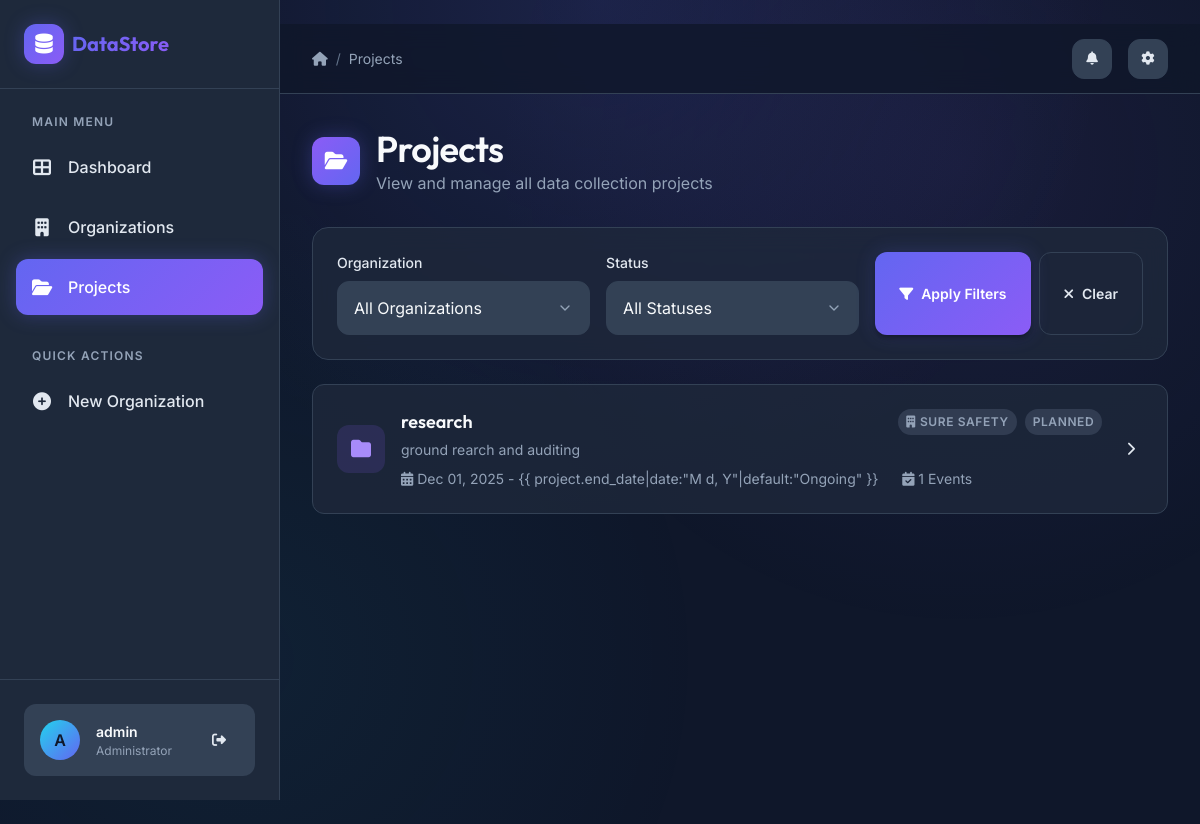
Page /projects/ (signed in) on the committed database.
### apps/projects/models.py (models this page shows, shortened)
class Project(models.Model):
    STATUS_CHOICES = [
        ('ongoing', 'Ongoing'),
        ('completed', 'Completed'),
        ('planned', 'Planned'),
    ]
    organization = models.ForeignKey(Organization, on_delete=models.CASCADE, related_name="projects")
    name = models.CharField(max_length=255)
    description = models.TextField(blank=True)
    status = models.CharField(max_length=20, choices=STATUS_CHOICES, default='planned')
    team_members = models.TextField(blank=True, help_text="Comma separated names")
    start_date = models.DateField(null=True, blank=True)
    end_date = models.DateField(null=True, blank=True)

### apps/organizations/models.py (models this page shows, shortened)
class Organization(models.Model):
    name = models.CharField(max_length=255, unique=True)
    description = models.TextField(blank=True)
    contact_email = models.EmailField(blank=True, null=True)
    created_at = models.DateTimeField(auto_now_add=True)

### apps/projects/views.py (the view)
# urls.py: path('', views.project_list, name='project_list'),
@login_required
def project_list(request):
    projects_qs = Project.objects.select_related("organization").all()
    status = request.GET.get("status", "")
    org_id = request.GET.get("organization", "")
    if status:
        projects_qs = projects_qs.filter(status=status)
    if org_id:
        projects_qs = projects_qs.filter(organization_id=org_id)
    paginator = Paginator(projects_qs, 10)
    page_number = request.GET.get("page")
    projects = paginator.get_page(page_number)
    organizations = Organization.objects.all()
    context = {
        "projects": projects,
        "organizations": organizations,
        "current_status": status,   # string (e.g. "ongoing")
        "current_org": org_id,       # string (e.g. "3")
    }
    return render(request, "projects/list.html", context)

### apps/projects/templates/projects/list.html (shortened to what this page needs)
﻿{% extends 'base.html' %}
{% block breadcrumb %}
<a href="{% url 'project_list' %}" class="breadcrumb-item">Projects</a>
{% endblock %}
{% block content %}
<div class="page-header">
    <div class="page-title">
        <div class="page-title-icon"
            style="background: linear-gradient(135deg, var(--color-secondary) 0%, var(--color-primary) 100%);">
            <i class="fas fa-folder-open"></i>
        </div>
        <div>
            <h1>Projects</h1>
            <p class="text-muted mb-0">View and manage all data collection projects</p>
        </div>
    </div>
</div>
<div class="card mb-4 animate-fade-in-up">
    <div class="card-body">
        <form method="GET" class="d-flex gap-3" style="flex-wrap: wrap;">
            <div style="flex: 1; min-width: 200px;">
                <label class="form-label">Organization</label>
                <select name="organization" class="form-control form-select">
                    <option value="">All Organizations</option>
                </select>
            </div>
            <div style="flex: 1; min-width: 200px;">
                <label class="form-label">Status</label>
                <select name="status" class="form-control form-select">
                    <option value="">All Statuses</option>
                </select>
            </div>
            <div class="d-flex gap-2 align-items-end">
                <button type="submit" class="btn btn-primary">
                    <i class="fas fa-filter"></i> Apply Filters
                </button>
                <a href="{% url 'project_list' %}" class="btn btn-outline-secondary">
                    <i class="fas fa-times"></i> Clear
                </a>
            </div>
        </form>
    </div>
</div>
<div class="list-group animate-fade-in-up">
    {% for project in projects %}
    <a href="{% url 'project_detail' project.pk %}" class="list-group-item stagger-{{ forloop.counter }}">
        <div class="stats-icon {% if project.status == 'ongoing' %}success{% elif project.status == 'completed' %}primary{% else %}secondary{% endif %}"
            style="width: 48px; height: 48px; font-size: 1.25rem;">
            <i class="fas fa-folder"></i>
        </div>
        <div style="flex: 1;">
            <div class="d-flex justify-content-between align-items-center mb-1">
                <h5 class="mb-0">{{ project.name }}</h5>
                <div class="d-flex gap-2">
                    <span class="badge badge-secondary">
                        <i class="fas fa-building me-1"></i>
                        {{ project.organization.name }}
                    </span>
                    <span
                        class="badge {% if project.status == 'ongoing' %}badge-success{% elif project.status == 'completed' %}badge-primary{% else %}badge-secondary{% endif %}">
                        {{ project.get_status_display }}
                    </span>
                </div>
            </div>
            <p class="text-muted mb-0 small">
                {{ project.description|default:"No description provided"|truncatewords:25 }}
            </p>
            <div class="d-flex gap-4 mt-2">
                {% if project.start_date or project.end_date %}
                <span class="text-muted small">
                    <i class="fas fa-calendar-alt me-1"></i>
                    {{ project.start_date|date:"M d, Y"|default:"TBD" }} - {{ project.end_date|date:"M d,
                    Y"|default:"Ongoing" }}
                </span>
                {% endif %}
                <span class="text-muted small">
                    <i class="fas fa-calendar-check me-1"></i>
                    {{ project.events.count }} Events
                </span>
            </div>
        </div>
        <div class="btn btn-ghost">
            <i class="fas fa-chevron-right"></i>
        </div>
    </a>
    {% endfor %}
</div>
{% endblock %}

### apps/accounts/templates/base.html (shortened to what this page needs)
{% load static %}
<!DOCTYPE html>
<html lang="en">
<head>
    <link rel="stylesheet" href="https://cdnjs.cloudflare.com/ajax/libs/font-awesome/6.4.0/css/all.min.css">
    <link rel="stylesheet" href="{% static 'css/styles.css' %}">
</head>
<body>
    <div class="app-layout">
        <aside class="sidebar" id="sidebar">
            <div class="sidebar-header">
                <div class="sidebar-logo">
                    <div class="sidebar-logo-icon">
                        <i class="fas fa-database"></i>
                    </div>
                    <span class="sidebar-logo-text">DataStore</span>
                </div>
            </div>
            <nav class="sidebar-nav">
                <div class="nav-section">
                    <div class="nav-section-title">Main Menu</div>
                    <a href="{% url 'dashboard' %}"
                        class="nav-link {% if request.resolver_match.url_name == 'dashboard' %}active{% endif %}">
                        <i class="fas fa-th-large"></i>
                        <span>Dashboard</span>
                    </a>
                    <a href="{% url 'organization_list' %}"
                        class="nav-link {% if 'organization' in request.path %}active{% endif %}">
                        <i class="fas fa-building"></i>
                        <span>Organizations</span>
                    </a>
                    <a href="{% url 'project_list' %}"
                        class="nav-link {% if 'project' in request.path %}active{% endif %}">
                        <i class="fas fa-folder-open"></i>
                        <span>Projects</span>
                    </a>
                </div>
                <div class="nav-section">
                    <div class="nav-section-title">Quick Actions</div>
                    <a href="{% url 'organization_create' %}" class="nav-link">
                        <i class="fas fa-plus-circle"></i>
                        <span>New Organization</span>
                    </a>
                </div>
            </nav>
            <div class="sidebar-footer">
                <div class="user-profile">
                    <div class="user-avatar">
                        {{ request.user.username|make_list|first|upper }}
                    </div>
                    <div class="user-info">
                        <div class="user-name">{{ request.user.username }}</div>
                        <div class="user-role">Administrator</div>
                    </div>
                    <a href="{% url 'logout' %}" class="btn btn-ghost btn-icon" title="Logout">
                        <i class="fas fa-sign-out-alt"></i>
                    </a>
                </div>
            </div>
        </aside>
        <main class="main-content">
            <header class="main-header">
                <div class="header-left">
                    <nav class="breadcrumb">
                        <a href="{% url 'dashboard' %}" class="breadcrumb-item">
                            <i class="fas fa-home"></i>
                        </a>
                        <span class="breadcrumb-separator">/</span>
                        {% block breadcrumb %}{% endblock %}
                    </nav>
                </div>
                <div class="header-right">
                    <button class="header-btn" title="Notifications">
                        <i class="fas fa-bell"></i>
                    </button>
                    <button class="header-btn" title="Settings">
                        <i class="fas fa-cog"></i>
                    </button>
                </div>
            </header>
            <div class="page-content animate-fade-in-up">
                {% block content %}
                {% endblock %}
            </div>
        </main>
    </div>
</body>
</html>

### rows in the picture
Project: name "research", organization.name "SURE SAFETY", status "PLANNED", description "ground rearch and auditing", start_date "Dec 01, 2025", events.count "1"

### other values in the picture
{{ request.user.username|make_list|first|upper }} "A"
{{ request.user.username }} "admin"
